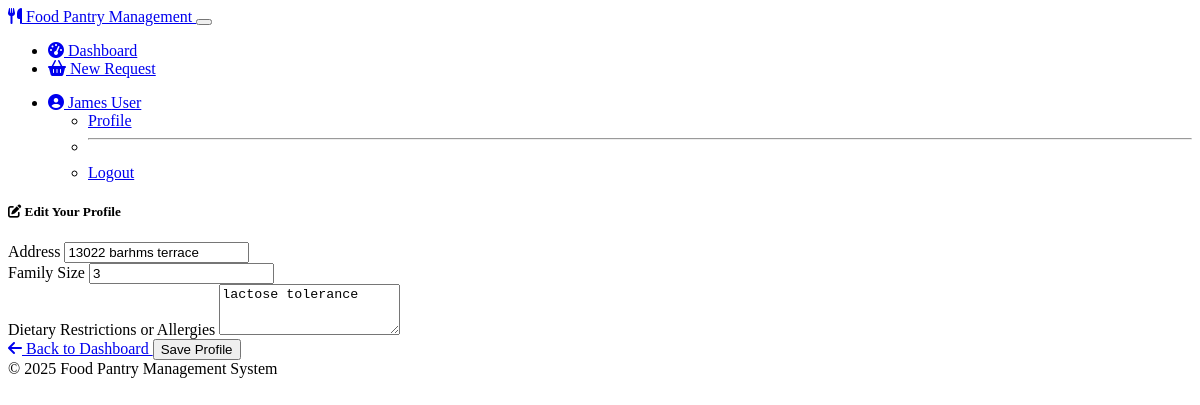
Page /profile (signed in) on the committed database.
### models.py (models this page shows, shortened)
class User(UserMixin, db.Model):
    __tablename__ = 'user'  # Explicitly set the table name
    id = db.Column(db.Integer, primary_key=True)
    username = db.Column(db.String(64), unique=True, nullable=False)
    email = db.Column(db.String(120), unique=True, nullable=False)
    password_hash = db.Column(db.String(256), nullable=False)
    role = db.Column(db.String(20), nullable=False)
    full_name = db.Column(db.String(100))
    phone = db.Column(db.String(20))
    created_at = db.Column(db.DateTime, default=datetime.utcnow)
    password_reset_required = db.Column(db.Boolean, default=False)
    failed_login_attempts = db.Column(db.Integer, default=0)
    lockout_until = db.Column(db.DateTime, nullable=True)
    otp_secret = db.Column(db.String(32), nullable=True)
    otp_enabled = db.Column(db.Boolean, default=False)
    otp_verified = db.Column(db.Boolean, default=False)
    client_info = db.relationship('Client', backref='user', uselist=False, cascade='all, delete-orphan')
    volunteer_info = db.relationship('Volunteer', backref='user', uselist=False, cascade='all, delete-orphan')
    def is_admin(self):
        return self.role == 'admin'
    def is_staff(self):
        return self.role == 'staff'
    def is_volunteer(self):
        return self.role == 'volunteer'
    def is_client(self):
        return self.role == 'client'

class Client(db.Model):
    __tablename__ = 'client'  # Explicitly set the table name
    id = db.Column(db.Integer, primary_key=True)
    user_id = db.Column(db.Integer, db.ForeignKey('user.id'), nullable=False)
    address = db.Column(db.String(200))
    family_size = db.Column(db.Integer, default=1)
    dietary_restrictions = db.Column(db.Text, nullable=True)
    created_at = db.Column(db.DateTime, default=datetime.utcnow)
    updated_at = db.Column(db.DateTime, default=datetime.utcnow, onupdate=datetime.utcnow)
    requests = db.relationship('ClientRequest', backref='client', cascade='all, delete-orphan')

### routes.py (the view, shortened to what this page needs)
    @app.route('/profile', methods=['GET', 'POST'])
    @login_required
    def profile():
        if current_user.is_client():
            client = Client.query.filter_by(user_id=current_user.id).first_or_404()
            form = ClientProfileForm(obj=client)
            return render_template('clients/edit.html', form=form, client=client, is_profile=True)
        else:
            flash('Profile editing not available for your account type.', 'warning')
            return redirect(url_for('dashboard'))

### forms.py
class ClientProfileForm(FlaskForm):
    address = StringField('Address', validators=[DataRequired(), Length(max=200)])
    family_size = IntegerField('Family Size', validators=[DataRequired(), NumberRange(min=1)])
    dietary_restrictions = TextAreaField('Dietary Restrictions or Allergies', validators=[Optional()])
    submit = SubmitField('Save Profile')

### models.py (called while the page is built)
@login_manager.user_loader
def load_user(user_id):
    return User.query.get(int(user_id))

### templates/clients/edit.html (shortened to what this page needs)
{% extends 'base.html' %}
{% block content %}
<div class="container">
    <div class="row">
        <div class="col-md-8 offset-md-2">
            <div class="card shadow-sm">
                <div class="card-header bg-primary text-white">
                    <h5 class="card-title mb-0">
                        <i class="fas fa-edit me-2"></i>
                        {% if is_profile %}
                        Edit Your Profile
                        {% else %}
                        Edit User Profile: {{ client.user.full_name if client.user else 'Unknown' }}
                        {% endif %}
                    </h5>
                </div>
                <div class="card-body">
                    <form method="POST" action="{{ url_for('profile') if is_profile else url_for('client_edit', client_id=client.id) }}">
                        <div class="mb-3">
                            <label for="address" class="form-label">Address</label>
                            {{ form.address(class="form-control", placeholder="Enter address") }}
                        </div>
                        <div class="mb-3">
                            <label for="family_size" class="form-label">Family Size</label>
                            {{ form.family_size(class="form-control", placeholder="Enter number of family members") }}
                        </div>
                        <div class="mb-3">
                            <label for="dietary_restrictions" class="form-label">Dietary Restrictions or Allergies</label>
                            {{ form.dietary_restrictions(class="form-control", rows=3, placeholder="Enter any dietary restrictions or food allergies") }}
                        </div>
                        <div class="d-flex justify-content-between">
                            {% if is_profile %}
                            <a href="{{ url_for('dashboard') }}" class="btn btn-secondary">
                                <i class="fas fa-arrow-left me-1"></i> Back to Dashboard
                            </a>
                            {% else %}
                            <a href="{{ url_for('client_view', client_id=client.id) }}" class="btn btn-secondary">
                                <i class="fas fa-arrow-left me-1"></i> Back to User
                            </a>
                            {% endif %}
                            {{ form.submit(class="btn btn-primary") }}
                        </div>
                    </form>
                </div>
            </div>
        </div>
    </div>
</div>
{% endblock %}

### templates/base.html (shortened to what this page needs)
<!DOCTYPE html>
<html lang="en" data-bs-theme="dark">
<head>
    <link rel="stylesheet" href="https://cdn.replit.com/agent/bootstrap-agent-dark-theme.min.css">
    <link rel="stylesheet" href="https://cdnjs.cloudflare.com/ajax/libs/font-awesome/6.4.0/css/all.min.css">
    <link rel="stylesheet" href="{{ url_for('static', filename='css/custom.css') }}">
</head>
<body>
    <nav class="navbar navbar-expand-lg navbar-dark bg-dark">
        <div class="container">
            <a class="navbar-brand" href="{{ url_for('index') }}">
                <i class="fas fa-utensils me-2"></i>
                Food Pantry Management
            </a>
            <button class="navbar-toggler" type="button" data-bs-toggle="collapse" data-bs-target="#navbarNav" aria-controls="navbarNav" aria-expanded="false" aria-label="Toggle navigation">
            </button>
            <div class="collapse navbar-collapse" id="navbarNav">
                <ul class="navbar-nav me-auto">
                    {% if current_user.is_authenticated %}
                    <li class="nav-item">
                        <a class="nav-link" href="{{ url_for('dashboard') }}">
                            <i class="fas fa-tachometer-alt me-1"></i> Dashboard
                        </a>
                    </li>
                    {% if current_user.is_client() %}
                    <li class="nav-item">
                        <a class="nav-link" href="{{ url_for('request_add') }}">
                            <i class="fas fa-shopping-basket me-1"></i> New Request
                        </a>
                    </li>
                    {% endif %}
                    {% endif %}
                </ul>
                <ul class="navbar-nav ms-auto">
                    {% if current_user.is_authenticated %}
                    <li class="nav-item dropdown">
                        <a class="nav-link dropdown-toggle" href="#" id="userDropdown" role="button" data-bs-toggle="dropdown" aria-expanded="false">
                            <i class="fas fa-user-circle me-1"></i> {{ current_user.username }}
                            {% if current_user.is_admin() %}
                            <span class="badge bg-danger">Admin</span>
                            {% elif current_user.is_staff() %}
                            <span class="badge bg-primary">Staff</span>
                            {% elif current_user.is_volunteer() %}
                            <span class="badge bg-success">Volunteer</span>
                            {% elif current_user.is_client() %}
                            <span class="badge bg-info">User</span>
                            {% endif %}
                        </a>
                        <ul class="dropdown-menu dropdown-menu-end" aria-labelledby="userDropdown">
                            <li><a class="dropdown-item" href="{{ url_for('profile') }}">Profile</a></li>
                            <li><hr class="dropdown-divider"></li>
                            <li><a class="dropdown-item" href="{{ url_for('logout') }}">Logout</a></li>
                        </ul>
                    </li>
                    {% endif %}
                </ul>
            </div>
        </div>
    </nav>
    <main class="container mt-4 mb-5">
        {% block content %}{% endblock %}
    </main>
    <footer class="footer mt-auto py-3 bg-dark">
        <div class="container text-center">
            <span class="text-muted">&copy; 2025 Food Pantry Management System</span>
        </div>
    </footer>
</body>
</html>

### rows in the picture
User: username "James"
Client: address "13022 barhms terrace", family_size "3", dietary_restrictions "lactose tolerance"
